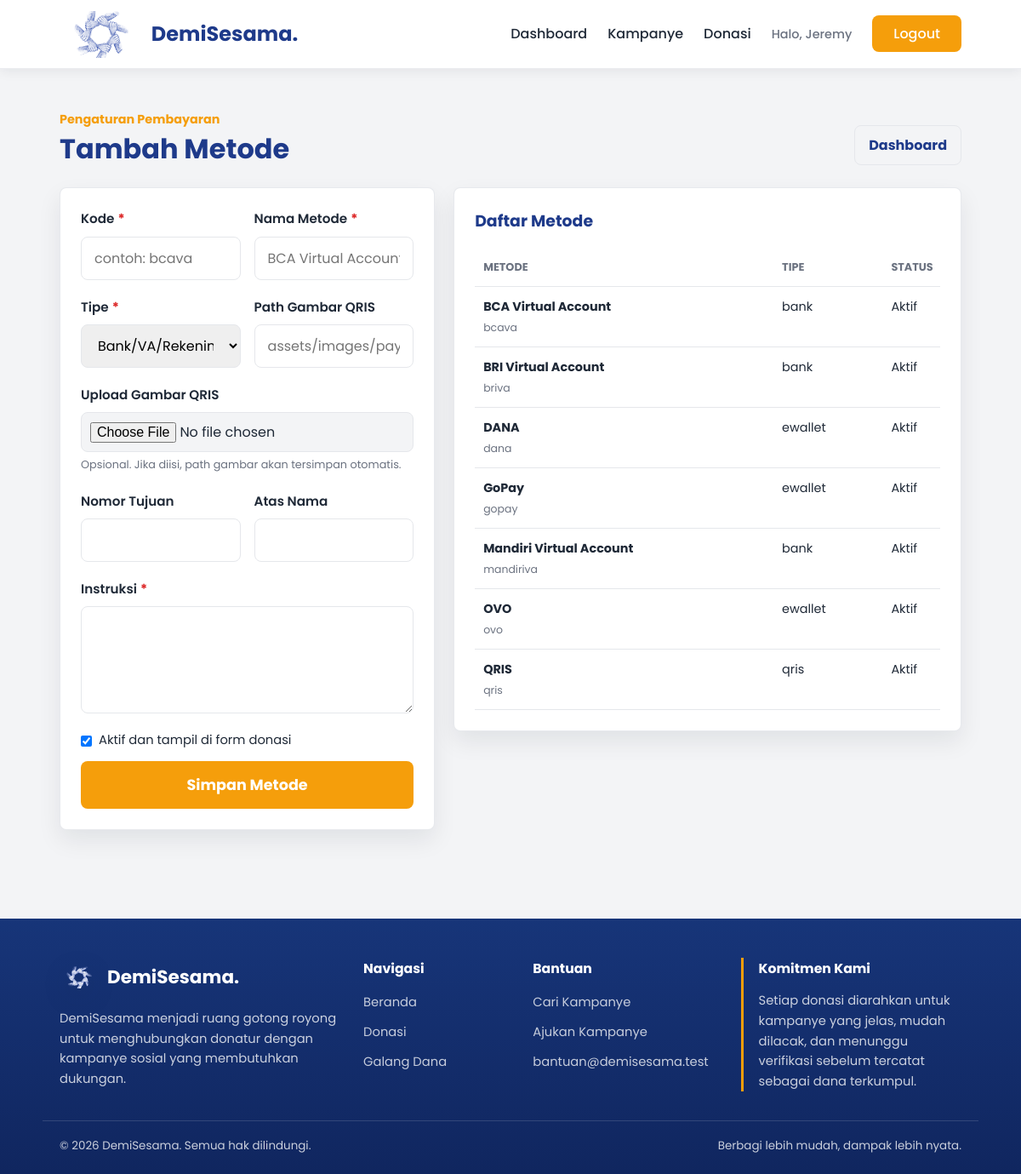
The app's page /admin/metode-pembayaran.php (signed in) with its own data.
### tables this page shows
CREATE TABLE `metode_pembayaran` (
  `id_metode` int(11) NOT NULL AUTO_INCREMENT,
  `kode` varchar(50) NOT NULL,
  `label` varchar(100) NOT NULL,
  `tipe` enum('qris','ewallet','bank') NOT NULL DEFAULT 'bank',
  `nomor_tujuan` varchar(100) DEFAULT NULL,
  `nama_pemilik` varchar(100) DEFAULT NULL,
  `instruksi` varchar(255) NOT NULL,
  `gambar` varchar(255) DEFAULT NULL,
  `aktif` tinyint(1) NOT NULL DEFAULT 1,
  PRIMARY KEY (`id_metode`),
  UNIQUE KEY `kode` (`kode`)
);

### components/path_helper.php (called while the page is built, shortened)
<?php
if (!function_exists('appBaseUrl')) {
    function appBaseUrl() {
        static $base_url = null;
        if ($base_url !== null) {
            return $base_url;
        }
        $document_root = realpath($_SERVER['DOCUMENT_ROOT'] ?? '');
        $project_root = realpath(dirname(__DIR__));
        if ($document_root && $project_root && strpos($project_root, $document_root) === 0) {
            $relative = trim(str_replace('\\', '/', substr($project_root, strlen($document_root))), '/');
            $base_url = '/' . ($relative !== '' ? $relative . '/' : '');
            return $base_url;
        }
        $script_name = str_replace('\\', '/', $_SERVER['SCRIPT_NAME'] ?? '/');
        $base_url = preg_replace('#/(admin|auth|pages)/[^/]*$#', '/', $script_name);
        $base_url = preg_replace('#/[^/]*$#', '/', $base_url);
        return $base_url ?: '/';
    }
}
if (!function_exists('url_for')) {
    function url_for($path = '') {
        $path = (string) $path;
        return appBaseUrl() . ltrim($path, '/');
    }
}
if (!function_exists('asset_url')) {
    function asset_url($path) {
        return url_for($path);
    }
}
if (!function_exists('current_page_path')) {
    function current_page_path() {
        $script_name = str_replace('\\', '/', $_SERVER['SCRIPT_NAME'] ?? '');
        $base_url = appBaseUrl();
        return ltrim(basename($script_name), '/');
    }
}
?>

### components/donation_helper.php (called while the page is built, shortened)
<?php
require_once __DIR__ . "/path_helper.php";
if (!function_exists('e')) {
    function e($value) {
        return htmlspecialchars((string) $value, ENT_QUOTES, 'UTF-8');
    }
}
?>

### components/admin_service.php (called while the page is built, shortened)
<?php
require_once __DIR__ . "/donation_helper.php";
if (!function_exists('fetchAllAssoc')) {
    function fetchAllAssoc($result) {
        $rows = [];
        if ($result) {
            while ($row = mysqli_fetch_assoc($result)) {
                $rows[] = $row;
            }
        }
        return $rows;
    }
}
if (!function_exists('paymentMethodTableExists')) {
    function paymentMethodTableExists($conn) {
        $result = mysqli_query($conn, "SHOW TABLES LIKE 'metode_pembayaran'");
        return $result && mysqli_num_rows($result) > 0;
    }
}
if (!function_exists('getPaymentMethodRows')) {
    function getPaymentMethodRows($conn) {
        if (!paymentMethodTableExists($conn)) {
            return [];
        }
        $result = mysqli_query($conn, "SELECT * FROM metode_pembayaran ORDER BY aktif DESC, label ASC");
        return fetchAllAssoc($result);
    }
}
?>

### admin/metode-pembayaran.php (the view, shortened to what this page needs)
<?php
require_once("../components/db_conn.php");
require_once("../components/admin_service.php");
$errors = [];
$edit_id = filter_input(INPUT_GET, 'edit', FILTER_VALIDATE_INT);
$editing = $edit_id ? getPaymentMethodRowById($conn, $edit_id) : null;
$rows = getPaymentMethodRows($conn);
$form_source = !empty($errors) ? $_POST : ($editing ?: ['aktif' => 1]);
?>
<!DOCTYPE html>
<html lang="id">
<head>
    <link rel="stylesheet" href="<?php echo asset_url('css/global.css?v=3'); ?>">
    <link rel="stylesheet" href="<?php echo asset_url('css/form.css?v=3'); ?>">
    <link rel="stylesheet" href="<?php echo asset_url('css/admin.css?v=1'); ?>">
</head>
<body>
    <?php include_once("../components/nav.php") ?>
    <main class="admin-page">
        <div class="container">
            <div class="admin-heading">
                <div>
                    <span>Pengaturan Pembayaran</span>
                    <h1><?php echo $editing ? 'Edit Metode' : 'Tambah Metode'; ?></h1>
                </div>
                <a href="<?php echo url_for('admin/dashboard.php'); ?>" class="admin-secondary-link">Dashboard</a>
            </div>
            <section class="admin-layout">
                <form method="POST" action="<?php echo url_for('admin/metode-pembayaran.php'); ?>" enctype="multipart/form-data" class="admin-panel form-donasi">
                    <div class="form-grid-2">
                        <div class="form-group">
                            <label for="kode">Kode<span class="required">*</span></label>
                            <input type="text" id="kode" name="kode" value="<?php echo e($form_source['kode'] ?? ''); ?>" placeholder="contoh: bcava" required>
                        </div>
                        <div class="form-group">
                            <label for="label">Nama Metode<span class="required">*</span></label>
                            <input type="text" id="label" name="label" value="<?php echo e($form_source['label'] ?? ''); ?>" placeholder="BCA Virtual Account" required>
                        </div>
                    </div>
                    <div class="form-grid-2">
                        <div class="form-group">
                            <label for="tipe">Tipe<span class="required">*</span></label>
                            <select id="tipe" name="tipe" required>
                                <?php foreach (['bank' => 'Bank/VA/Rekening', 'ewallet' => 'E-Wallet', 'qris' => 'QRIS'] as $value => $label): ?>
                                    <option value="<?php echo e($value); ?>" <?php echo ($form_source['tipe'] ?? 'bank') === $value ? 'selected' : ''; ?>>
                                        <?php echo e($label); ?>
                                    </option>
                                <?php endforeach; ?>
                            </select>
                        </div>
                        <div class="form-group">
                            <label for="gambar">Path Gambar QRIS</label>
                            <input type="text" id="gambar" name="gambar" value="<?php echo e($form_source['gambar'] ?? ''); ?>" placeholder="assets/images/payments/qris-demo.svg">
                        </div>
                    </div>
                    <div class="form-group">
                        <label for="gambar_file">Upload Gambar QRIS</label>
                        <input type="file" id="gambar_file" name="gambar_file" accept=".jpg,.jpeg,.png,.svg" class="input-file">
                        <small>Opsional. Jika diisi, path gambar akan tersimpan otomatis.</small>
                    </div>
                    <div class="form-grid-2">
                        <div class="form-group">
                            <label for="nomor_tujuan">Nomor Tujuan</label>
                            <input type="text" id="nomor_tujuan" name="nomor_tujuan" value="<?php echo e($form_source['nomor_tujuan'] ?? ''); ?>">
                        </div>
                        <div class="form-group">
                            <label for="nama_pemilik">Atas Nama</label>
                            <input type="text" id="nama_pemilik" name="nama_pemilik" value="<?php echo e($form_source['nama_pemilik'] ?? ''); ?>">
                        </div>
                    </div>
                    <div class="form-group">
                        <label for="instruksi">Instruksi<span class="required">*</span></label>
                        <textarea id="instruksi" name="instruksi" rows="4" required><?php echo e($form_source['instruksi'] ?? ''); ?></textarea>
                    </div>
                    <label class="admin-check">
                        <input type="checkbox" name="aktif" value="1" <?php echo !empty($form_source['aktif']) ? 'checked' : ''; ?>>
                        Aktif dan tampil di form donasi
                    </label>
                    <button type="submit" class="btn-submit-form">Simpan Metode</button>
                </form>
                <div class="admin-panel">
                    <h2>Daftar Metode</h2>
                    <div class="admin-table-wrap">
                        <table class="admin-table">
                            <thead>
                                <tr>
                                    <th>Metode</th>
                                    <th>Tipe</th>
                                    <th>Status</th>
                                </tr>
                            </thead>
                            <tbody>
                                <?php foreach ($rows as $row): ?>
                                    <tr>
                                        <td>
                                            <strong><?php echo e($row['label']); ?></strong>
                                            <span><?php echo e($row['kode']); ?></span>
                                        </td>
                                        <td><?php echo e($row['tipe']); ?></td>
                                        <td><?php echo (int) $row['aktif'] === 1 ? 'Aktif' : 'Nonaktif'; ?></td>
                                    </tr>
                                <?php endforeach; ?>
                            </tbody>
                        </table>
                    </div>
                </div>
            </section>
        </div>
    </main>
    <?php include_once("../components/footer.php") ?>
</body>
</html>

### CSS/global.css (style rules this page uses)
:root { --primary: #1E3A8A; --primary-hover: #3B82F6; --button: #F59E0B; --button-hover: #D97706; --bg-body: #F3F4F6; --white: #FFFFFF; --main-text: #1F2937; --text-desc: #6B7280; --border: #E5E7EB; --danger: #DC2626; --shadow-soft: 0 12px 28px rgba(15, 23, 42, 0.08); --shadow-hover: 0 18px 38px rgba(15, 23, 42, 0.14); }
* { margin: 0; padding: 0; box-sizing: border-box; font-family: 'Poppins', sans-serif; }
body { background-color: var(--bg-body); color: var(--main-text); line-height: 1.6; min-height: 100vh; }
.container { max-width: 1100px; margin: 0 auto; padding: 0 20px; }
a { text-decoration: none; }
html { scroll-behavior: smooth; }
.required { color: var(--danger); margin-left: 4px; font-weight: bold; }

### CSS/form.css (style rules this page uses)
.form-group { margin-bottom: 20px; display: flex; flex-direction: column; }
.form-group label { font-weight: 600; margin-bottom: 8px; color: var(--main-text); font-size: 0.95rem; }
.form-group input, .form-group select, .form-group textarea { padding: 12px 15px; border: 1px solid var(--border); border-radius: 8px; font-family: 'Poppins', sans-serif; font-size: 1rem; outline: none; transition: border-color 0.25s ease, box-shadow 0.25s ease; width: 100%; }
.form-group small { color: var(--text-desc); font-size: 0.8rem; margin-top: 5px; }
.input-file { padding: 10px !important; background-color: var(--bg-body); }
.btn-submit-form { width: 100%; background-color: var(--button); color: var(--white); padding: 15px; border: none; border-radius: 8px; font-size: 1.1rem; font-weight: bold; cursor: pointer; margin-top: 10px; transition: background-color 0.25s ease, transform 0.25s ease; }

### CSS/admin.css (style rules this page uses)
.admin-page { min-height: 78vh; padding: 48px 0; }
.admin-heading { display: flex; align-items: flex-end; justify-content: space-between; gap: 18px; margin-bottom: 26px; }
.admin-heading span { color: var(--button); display: block; font-size: 0.9rem; font-weight: 700; margin-bottom: 4px; }
.admin-heading h1 { color: var(--primary); line-height: 1.2; }
.admin-primary-link, .admin-secondary-link, .admin-cancel-link { border-radius: 8px; display: inline-flex; font-weight: 700; justify-content: center; padding: 10px 16px; }
.admin-secondary-link, .admin-cancel-link { border: 1px solid var(--border); color: var(--primary); }
.admin-stat-card, .admin-menu-card, .admin-summary-card, .admin-panel { background-color: var(--white); border: 1px solid rgba(229, 231, 235, 0.9); border-radius: 8px; box-shadow: var(--shadow-soft); }
.admin-layout { display: grid; grid-template-columns: minmax(320px, 0.85fr) minmax(0, 1.15fr); gap: 22px; align-items: start; }
.admin-panel { padding: 24px; }
.admin-panel h2 { color: var(--primary); font-size: 1.18rem; margin-bottom: 16px; }
.form-grid-2 { display: grid; gap: 16px; grid-template-columns: repeat(2, minmax(0, 1fr)); }
.admin-check { align-items: center; color: var(--main-text); display: inline-flex; font-size: 0.92rem; gap: 8px; }
.admin-table-wrap { overflow-x: auto; }
.admin-table { border-collapse: collapse; min-width: 720px; width: 100%; }
.admin-table th, .admin-table td { border-bottom: 1px solid var(--border); padding: 12px 10px; text-align: left; vertical-align: top; }
.admin-table th { color: var(--text-desc); font-size: 0.8rem; text-transform: uppercase; }
.admin-table td { color: var(--main-text); font-size: 0.9rem; }
.admin-table td span { color: var(--text-desc); display: block; font-size: 0.78rem; margin-top: 3px; }

### records on screen
metode_pembayaran: label "BCA Virtual Account", kode "bcava", tipe "bank", aktif "Aktif"
metode_pembayaran: label "BRI Virtual Account", kode "briva", tipe "bank", aktif "Aktif"
metode_pembayaran: label "DANA", kode "dana", tipe "ewallet", aktif "Aktif"
metode_pembayaran: label "GoPay", kode "gopay", tipe "ewallet", aktif "Aktif"
metode_pembayaran: label "Mandiri Virtual Account", kode "mandiriva", tipe "bank", aktif "Aktif"
metode_pembayaran: label "OVO", kode "ovo", tipe "ewallet", aktif "Aktif"
metode_pembayaran: label "QRIS", kode "qris", tipe "qris", aktif "Aktif"

### other values on screen
$nama_pertama_pengelola_nav "Jeremy"
form field tipe "Bank/VA/Rekening"
